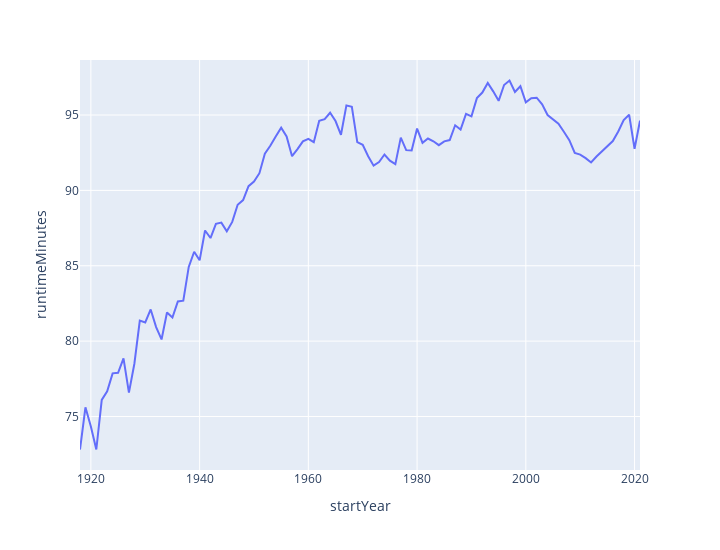

The notebook cell saved with this chart:
### Code cell
fig = px.line(runtime_mean, y='runtimeMinutes', width=720, height=550)
fig.show()
